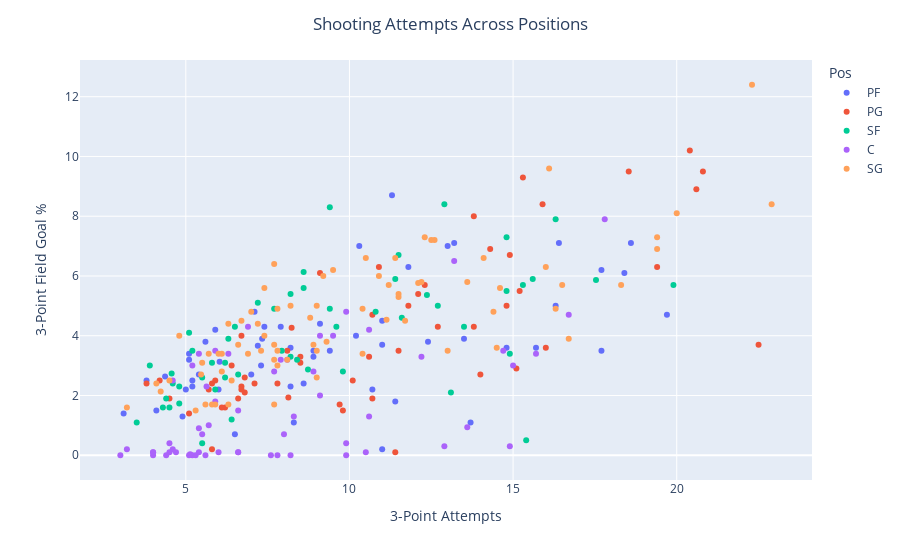

Write notebook code for a chart like this one.
### Markdown cell above
Here, at a glance, we see a couple noteworthy things. We can notice our first indicator that the league truly is shifting towards being "positionless" (at least in the case of 3-pointers). While a lot of centers still don't shoot the 3 too much, it is still a blurred line in 3-point attempts and percentages across the other 4 positions - look especially at the middle of the above plot, around 2-5 3PA, where all of the positions are blended together. 

We can even notice the traditional positions' losing their differentiating power by looking at the several preceding plots. Quite a few of the league-leading 3-point shooters are not your traditional smaller guards: look at Robinson(SF), Bertans(PF), McDermott(PF), Millsap(PF), and so on. (Side note: conversely, many of the worst shooters are actually guards)

### Code cell
# An alternate view of the idea mentioned above
plt.figure()

fig = px.scatter(df, x = 'FGA', y = '3PA', hover_data = [df.index], color = 'Pos')

fig.update_layout(title_text = "Shooting Attempts Across Positions", title_x = 0.5, xaxis_title = '3-Point Attempts', yaxis_title = '3-Point Field Goal %')

fig.show();

### Figure 1 — Plotly figure (JSON) as saved in the notebook; plotly's stock layout.template omitted (floating-point values rounded to 4 significant figures)
{"data": [{"customdata": [["Aaron Gordon"], ["Anthony Davis"], ["Bam Adebayo"], ["Brandon Clarke"], ["Brandon Ingram"], ["Cameron Johnson"], ["Carmelo Anthony"], ["Christian Wood"], ["Danilo Gallinari"], ["Dario Šarić"], ["Darius Bazley"], ["Domantas Sabonis"], ["Dorian Finney-Smith"], ["Doug McDermott"], ["Draymond Green"], ["Dāvis Bertāns"], ["Eric Paschall"], ["Ersan İlyasova"], ["Giannis Antetokounmpo"], ["Grant Williams"], ["Harrison Barnes"], ["JaMychal Green"], ["Jayson Tatum"], ["Jeff Green"], ["Jerami Grant"], ["John Collins"], ["Juan Hernangómez"], ["Julius Randle"], ["Justin Jackson"], ["Kenrich Williams"], ["Kevin Love"], ["Kristaps Porziņģis"], ["Kyle Anderson"], ["Kyle Kuzma"], ["Lauri Markkanen"], ["Mario Hezonja"], ["Markieff Morris"], ["Marquese Chriss"], ["Marvin Williams"], ["Michael Porter Jr."], ["Mike Scott"], ["Nemanja Bjelica"], ["Omari Spellman"], ["P.J. Tucker"], ["P.J. Washington"], ["Pascal Siakam"], ["Paul Millsap"], ["Robert Covington"], ["Royce O'Neale"], ["Rudy Gay"], ["Rui Hachimura"], ["Thaddeus Young"], ["Tobias Harris"], ["Trey Lyles"]], "hovertemplate": "Pos=PF<br>FGA=%{x}<br>3PA=%{y}<br>Player=%{customdata[0]}<extra></extra>", "legendgroup": "PF", "marker": {"color": "#636efa", "symbol": "circle"}, "mode": "markers", "name": "PF", "orientation": "v", "showlegend": true, "type": "scatter", "x": [12.4, 17.7, 11, 8.3, 17.7, 7.1, 13.5, 8.2, 13.2, 8.2, 5.2, 13.7, 7.4, 7.9, 7.3, 11.3, 10.7, 5, 19.7, 3.1, 11, 5.6, 18.6, 7.333, 8.9, 14.8, 6.033, 15.7, 5.2, 3.8, 13, 16.4, 4.9, 11, 11.8, 4.1, 7.2, 6.5, 4.367, 7, 5.1, 9.1, 6, 5.9, 10.2, 18.4, 8.6, 10.3, 5.1, 8.9, 11.4, 9.4, 16.3, 5.4], "xaxis": "x", "y": [3.8, 3.5, 0.2, 1.1, 6.2, 4.8, 3.9, 2.3, 7.1, 3.6, 2.3, 1.1, 4.3, 4.3, 3, 8.7, 2.2, 2.2, 4.7, 1.4, 3.7, 3.8, 7.1, 3.9, 3.5, 3.6, 3.133, 3.6, 2.5, 2.5, 7, 7.1, 1.3, 4.5, 6.3, 1.5, 3.667, 0.7, 2.633, 2.7, 3.2, 4.4, 2.2, 4.2, 4, 6.1, 2.4, 7, 3.4, 3.3, 1.8, 3.5, 5, 2.7], "yaxis": "y"}, {"customdata": [["Aaron Holiday"], ["Alex Caruso"], ["Ben Simmons"], ["Brad Wanamaker"], ["Chris Paul"], ["Cory Joseph"], ["D'Angelo Russell"], ["D.J. Augustin"], ["Damian Lillard"], ["Darius Garland"], ["De'Aaron Fox"], ["De'Anthony Melton"], ["Dejounte Murray"], ["Dennis Schröder"], ["Dennis Smith Jr."], ["Derrick Rose"], ["Devonte' Graham"], ["Elfrid Payton"], ["Emmanuel Mudiay"], ["Eric Bledsoe"], ["Frank Ntilikina"], ["Fred VanVleet"], ["George Hill"], ["Goran Dragić"], ["Isaiah Thomas"], ["Ish Smith"], ["Ja Morant"], ["Jalen Brunson"], ["Jamal Murray"], ["Jeff Teague"], ["Jevon Carter"], ["Jordan McLaughlin"], ["Kemba Walker"], ["Kris Dunn"], ["Ky Bowman"], ["Kyle Lowry"], ["LeBron James"], ["Lonzo Ball"], ["Luka Dončić"], ["Malcolm Brogdon"], ["Markelle Fultz"], ["Mike Conley"], ["Monte Morris"], ["Patrick Beverley"], ["Patty Mills"], ["Rajon Rondo"], ["Ricky Rubio"], ["Russell Westbrook"], ["Ryan Arcidiacono"], ["Shabazz Napier"], ["T.J. McConnell"], ["Terry Rozier"], ["Tomáš Satoranský"], ["Trae Young"], ["Tyus Jones"]], "hovertemplate": "Pos=PG<br>FGA=%{x}<br>3PA=%{y}<br>Player=%{customdata[0]}<extra></extra>", "legendgroup": "PG", "marker": {"color": "#EF553B", "symbol": "circle"}, "mode": "markers", "name": "PG", "orientation": "v", "showlegend": true, "type": "scatter", "x": [8.5, 4.5, 11.4, 5.1, 12.7, 5.7, 18.53, 8.1, 20.4, 11.8, 16, 6.7, 9.7, 14.8, 6.2, 15.1, 15.3, 9.8, 6.1, 11.5, 5.8, 14.3, 6.4, 12.3, 10.7, 10.1, 14, 6.8, 15.2, 8.133, 4.2, 5.9, 15.9, 6.7, 7.1, 13.8, 19.4, 10.9, 20.6, 13.8, 10.7, 12.1, 7.8, 6.7, 9.1, 6.8, 10.6, 22.5, 3.8, 8.233, 5.8, 14.9, 8.5, 20.8, 6.6], "xaxis": "x", "y": [3.3, 1.9, 0.1, 1.4, 4.3, 2.2, 9.5, 3.5, 10.2, 5, 3.6, 2.3, 1.7, 5, 1.6, 2.9, 9.3, 1.5, 1.6, 3.5, 2.4, 6.9, 3, 5.7, 4.7, 2.5, 2.7, 2.1, 5.5, 1.933, 2.5, 2.5, 8.4, 2.2, 2.4, 8, 6.3, 6.3, 8.9, 4.3, 1.9, 5.4, 2.4, 4, 6.1, 2.6, 3.3, 3.7, 2.4, 4.267, 0.2, 6.7, 3.1, 9.5, 1.9], "yaxis": "y"}, {"customdata": [["Abdel Nader"], ["Andrew Wiggins"], ["Bojan Bogdanović"], ["Cam Reddish"], ["Cedi Osman"], ["Cody Martin"], ["Danuel House"], ["De'Andre Hunter"], ["DeMar DeRozan"], ["Derrick Jones Jr."], ["Duncan Robinson"], ["Eric Gordon"], ["Glenn Robinson III"], ["Gordon Hayward"], ["Hamidou Diallo"], ["Isaac Bonga"], ["Jae Crowder"], ["James Ennis"], ["Jaylen Brown"], ["Jimmy Butler"], ["Joe Harris"], ["Joe Ingles"], ["Jonathan Isaac"], ["Josh Hart"], ["Kawhi Leonard"], ["Kelan Martin"], ["Kelly Oubre Jr."], ["Kent Bazemore"], ["Kevin Knox"], ["Kevin Porter Jr."], ["Khris Middleton"], ["Kyle Korver"], ["Marcus Morris"], ["Maurice Harkless"], ["Mikal Bridges"], ["Miles Bridges"], ["OG Anunoby"], ["Patrick McCaw"], ["Paul George"], ["Rondae Hollis-Jefferson"], ["Sekou Doumbouya"], ["Solomon Hill"], ["Sviatoslav Mykhailiuk"], ["T.J. Warren"], ["Taurean Prince"], ["Terrance Ferguson"], ["Tony Snell"], ["Torrey Craig"], ["Trevor Ariza"], ["Wesley Iwundu"], ["Will Barton"], ["Wilson Chandler"]], "hovertemplate": "Pos=SF<br>FGA=%{x}<br>3PA=%{y}<br>Player=%{customdata[0]}<extra></extra>", "legendgroup": "SF", "marker": {"color": "#00cc96", "symbol": "circle"}, "mode": "markers", "name": "SF", "orientation": "v", "showlegend": true, "type": "scatter", "x": [4.8, 17.53, 14.8, 9.6, 9.4, 4.3, 8.6, 10.8, 15.4, 5.9, 9.4, 12.9, 8.733, 13.5, 6.4, 3.5, 8.6, 5.5, 15.6, 13.1, 11.4, 7.7, 9.8, 8.2, 19.9, 5.8, 14.8, 7.933, 6.2, 8.4, 15.3, 5.1, 12.37, 4.8, 6.6, 11.6, 8.2, 4.4, 16.3, 5.5, 6.2, 4.567, 7.2, 14.9, 11.5, 3.9, 6.5, 4.6, 6.3, 4.5, 12.7, 5.2], "xaxis": "x", "y": [2.3, 5.867, 7.3, 4.3, 4.9, 1.6, 5.6, 4.8, 0.5, 2.2, 8.3, 8.4, 2.867, 4.3, 1.2, 1.1, 6.133, 2.6, 5.9, 2.1, 5.9, 4.9, 2.8, 5.4, 5.7, 3.1, 5.5, 3.5, 3.1, 3.2, 5.7, 4.1, 5.367, 1.733, 2.7, 4.6, 3.3, 1.9, 7.9, 0.4, 2.6, 2.733, 5.1, 3.4, 6.7, 3, 4.3, 2.4, 3.9, 1.6, 5, 3.5], "yaxis": "y"}, {"customdata": [["Al Horford"], ["Alex Len"], ["Andre Drummond"], ["Aron Baynes"], ["Bismack Biyombo"], ["Bobby Portis"], ["Brook Lopez"], ["Clint Capela"], ["Cody Zeller"], ["Damian Jones"], ["Daniel Theis"], ["DeAndre Jordan"], ["Deandre Ayton"], ["Derrick Favors"], ["Dwight Howard"], ["Dwight Powell"], ["Enes Kanter"], ["Frank Kaminsky"], ["Gorgui Dieng"], ["Hassan Whiteside"], ["Ian Mahinmi"], ["Ivica Zubac"], ["JaVale McGee"], ["Jahlil Okafor"], ["Jakob Poeltl"], ["Jaren Jackson Jr."], ["Jarrett Allen"], ["Jaxson Hayes"], ["Joel Embiid"], ["Jonas Valančiūnas"], ["Karl-Anthony Towns"], ["Kelly Olynyk"], ["Khem Birch"], ["LaMarcus Aldridge"], ["Larry Nance Jr."], ["Luke Kornet"], ["Marc Gasol"], ["Mason Plumlee"], ["Maxi Kleber"], ["Meyers Leonard"], ["Mitchell Robinson"], ["Montrezl Harrell"], ["Moritz Wagner"], ["Myles Turner"], ["Naz Reid"], ["Nerlens Noel"], ["Nicolò Melli"], ["Nikola Jokić"], ["Nikola Vučević"], ["Richaun Holmes"], ["Rudy Gobert"], ["Serge Ibaka"], ["Skal Labissière"], ["Steven Adams"], ["Taj Gibson"], ["Thomas Bryant"], ["Tristan Thompson"], ["Wendell Carter Jr."], ["Willie Cauley-Stein"]], "hovertemplate": "Pos=C<br>FGA=%{x}<br>3PA=%{y}<br>Player=%{customdata[0]}<extra></extra>", "legendgroup": "C", "marker": {"color": "#ab63fa", "symbol": "circle"}, "mode": "markers", "name": "C", "orientation": "v", "showlegend": true, "type": "scatter", "x": [10.6, 5.4, 13.6, 9.1, 5.2, 8.9, 9.9, 9.9, 8.3, 3.2, 6.6, 5.1, 14.9, 6.6, 4, 5.7, 6, 7.9, 5.633, 10.5, 5.5, 5.3, 4.5, 5.4, 4, 13.2, 6.6, 4, 15.7, 10.6, 17.8, 5.9, 3, 15, 7.7, 5.2, 6.3, 4.7, 6.9, 4.6, 5.6, 12.9, 5.9, 9.5, 8.1, 4.4, 5.4, 14.7, 16.7, 7.8, 8.2, 12.2, 4.5, 7.6, 4.6, 9.1, 9.9, 8, 5.133], "xaxis": "x", "y": [4.2, 0.9, 0.933, 4, 0, 2.8, 4.8, 0, 1.3, 0.2, 1.5, 0, 0.3, 0.1, 0.1, 1, 0.1, 3.2, 2.3, 0.1, 0.7, 0, 0.1, 0.1, 0, 6.5, 0.1, 0.1, 3.4, 1.3, 7.9, 3.5, 0, 3, 2.8, 3, 3.4, 0.1, 4.3, 2.5, 0, 0.3, 1.8, 4, 3.2, 0, 3.4, 3.5, 4.7, 0, 0, 3.3, 0.4, 0, 0.2, 2, 0.4, 0.7, 0.033], "yaxis": "y"}, {"customdata": [["Alec Burks"], ["Anfernee Simons"], ["Austin Rivers"], ["Avery Bradley"], ["Ben McLemore"], ["Bogdan Bogdanović"], ["Bradley Beal"], ["Bruce Brown"], ["Bryn Forbes"], ["Buddy Hield"], ["CJ McCollum"], ["Caris LeVert"], ["Coby White"], ["Collin Sexton"], ["Damion Lee"], ["Damyean Dotson"], ["Danny Green"], ["DeAndre' Bembry"], ["Delon Wright"], ["Derrick White"], ["Devin Booker"], ["Dillon Brooks"], ["Donovan Mitchell"], ["Donte DiVincenzo"], ["Dwayne Bacon"], ["E'Twaun Moore"], ["Evan Fournier"], ["Furkan Korkmaz"], ["Garrett Temple"], ["Gary Harris"], ["Gary Trent Jr."], ["Grayson Allen"], ["J.J. Redick"], ["James Harden"], ["Jarrett Culver"], ["Jeremy Lamb"], ["Jerome Robinson"], ["Jordan Clarkson"], ["Jordan Poole"], ["Josh Okogie"], ["Josh Richardson"], ["Jrue Holiday"], ["Justin Holiday"], ["Kendrick Nunn"], ["Kentavious Caldwell-Pope"], ["Kevin Huerter"], ["Landry Shamet"], ["Langston Galloway"], ["Lonnie Walker"], ["Lou Williams"], ["Luguentz Dort"], ["Malik Beasley"], ["Malik Monk"], ["Marco Belinelli"], ["Marcus Smart"], ["Matisse Thybulle"], ["Michael Carter-Williams"], ["Norman Powell"], ["Pat Connaughton"], ["RJ Barrett"], ["Rodney McGruder"], ["Seth Curry"], ["Shai Gilgeous-Alexander"], ["Shake Milton"], ["Spencer Dinwiddie"], ["Terence Davis"], ["Terrence Ross"], ["Tim Hardaway Jr."], ["Timothé Luwawu-Cabarrot"], ["Treveon Graham"], ["Troy Brown Jr."], ["Tyler Herro"], ["Wayne Ellington"], ["Wesley Matthews"], ["Zach LaVine"]], "hovertemplate": "Pos=SG<br>FGA=%{x}<br>3PA=%{y}<br>Player=%{customdata[0]}<extra></extra>", "legendgroup": "SG", "marker": {"color": "#FFA15A", "symbol": "circle"}, "mode": "markers", "name": "SG", "orientation": "v", "showlegend": true, "type": "scatter", "x": [11.13, 7.7, 7.4, 7.8, 7.7, 12.6, 22.9, 7.7, 9.2, 16.1, 19.4, 16.3, 12.2, 16.7, 10.4, 6, 7, 5.3, 5.6, 8.1, 18.3, 14.6, 19.4, 7.7, 6.3, 7.8, 14.1, 7.8, 9.5, 9.3, 7.2, 6.6, 10.5, 22.3, 9, 10.4, 5.467, 12.1, 8.8, 6.4, 11.7, 16.5, 6.7, 13.6, 7.3, 10.9, 7.4, 8.2, 5.9, 14.4, 6.1, 11.2, 8.9, 5.5, 11.4, 4.1, 5.8, 11.5, 4.5, 13, 3.2, 9, 14.5, 6.9, 16, 6.1, 12.3, 12.5, 5.7, 4.233, 9, 11.5, 4.8, 6.3, 20], "xaxis": "x", "y": [4.533, 3.2, 4, 3.5, 6.4, 7.2, 8.4, 1.7, 6, 9.6, 7.3, 4.9, 5.8, 3.9, 4.9, 3.4, 4.8, 1.5, 1.7, 3.2, 5.7, 5.6, 6.9, 3.7, 1.7, 3, 6.6, 4.9, 6.2, 3.8, 4.4, 3.7, 6.6, 12.4, 3.5, 3.4, 2.7, 5.767, 4.6, 2.5, 4.5, 5.7, 4.5, 5.8, 3.5, 6, 5.6, 5, 1.7, 4.8, 2.8, 5.7, 3.7, 3.1, 6.6, 2.4, 1.7, 5.3, 2.5, 3.5, 1.6, 5, 3.6, 3.4, 6.3, 3.4, 7.3, 7.2, 3.4, 2.133, 2.6, 5.4, 4, 4.4, 8.1], "yaxis": "y"}], "layout": {"legend": {"title": {"text": "Pos"}, "tracegroupgap": 0}, "margin": {"t": 60}, "title": {"text": "Shooting Attempts Across Positions", "x": 0.5}, "xaxis": {"anchor": "y", "domain": [0, 1], "title": {"text": "3-Point Attempts"}}, "yaxis": {"anchor": "x", "domain": [0, 1], "title": {"text": "3-Point Field Goal %"}}}}
